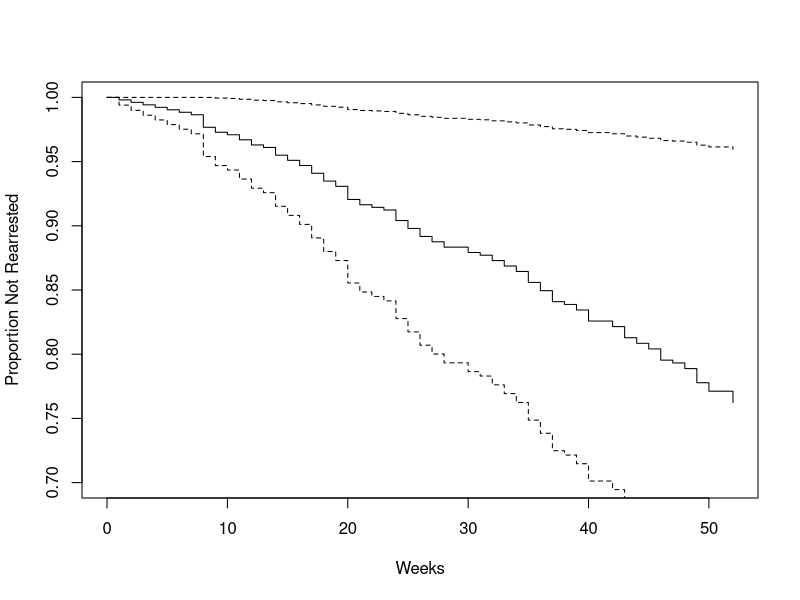
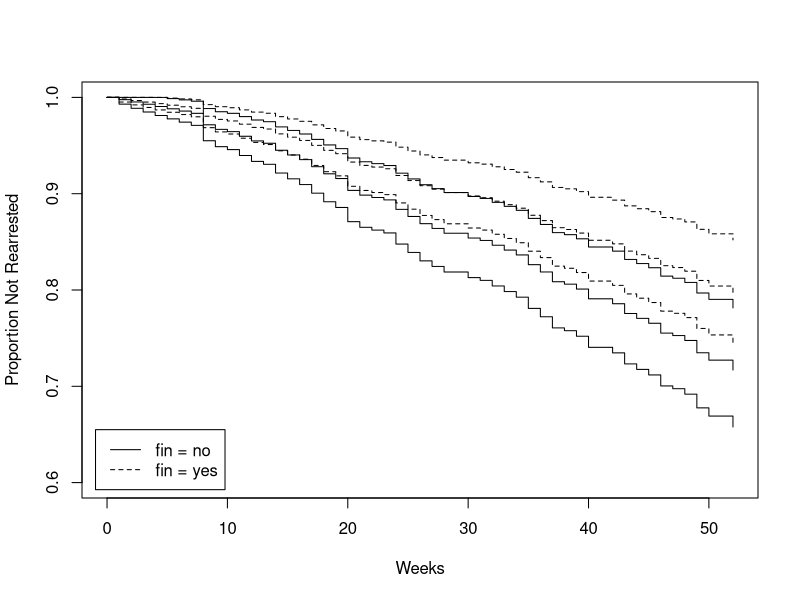
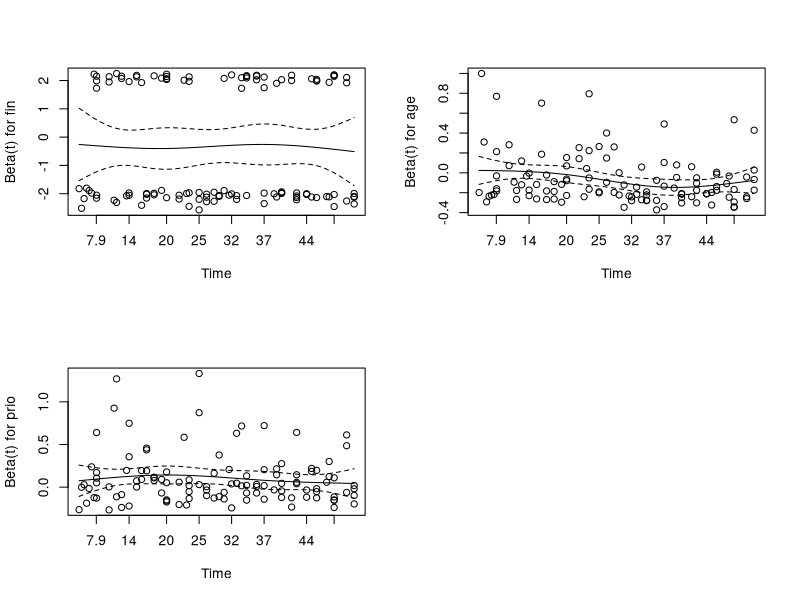
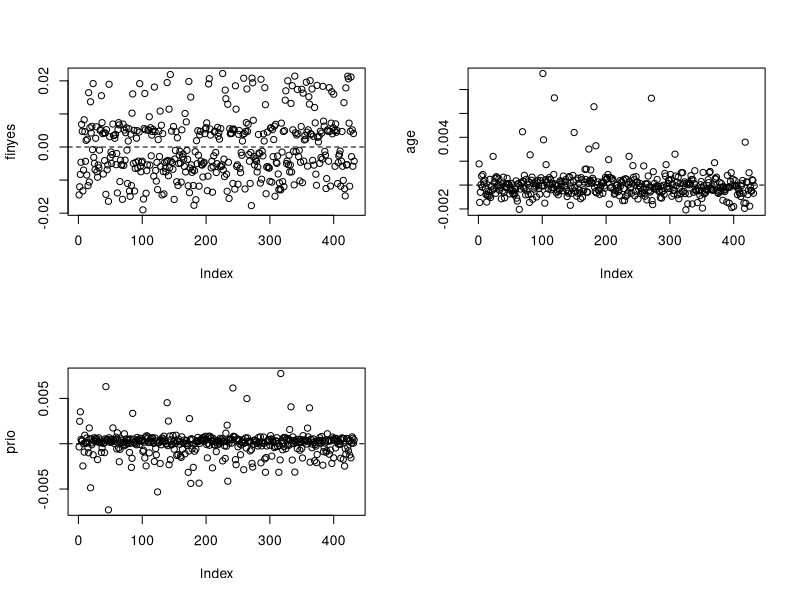
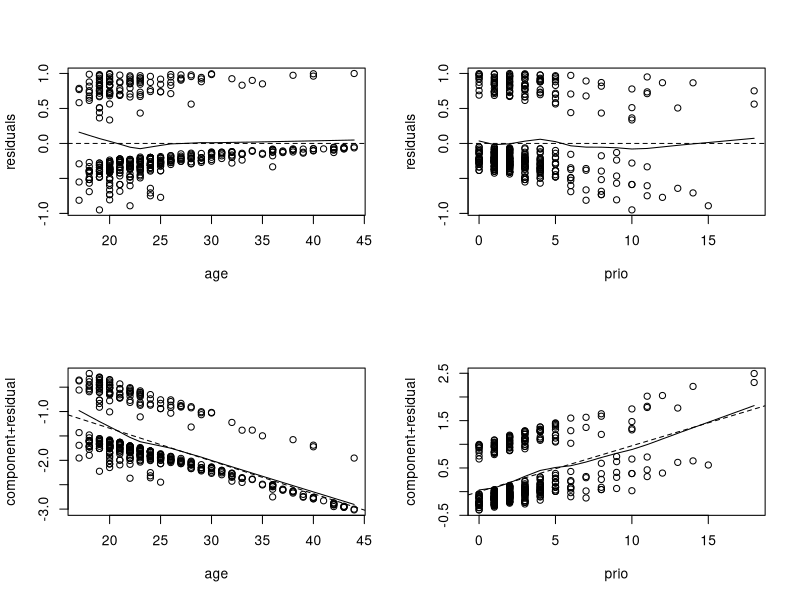

Write R code to recreate these figures, in order.
##-----------------------------------------------------##
##  An R Companion to Applied Regression, 3rd Edition  ##
##      J. Fox and S. Weisberg, Sage Publications      ##
##        Script for  Appendix on Cox Regression       ##
##-----------------------------------------------------##

unfold <- function (data, time, event, cov, cov.names = paste("covariate",
     ".", 1:ncovs, sep = ""), suffix = ".time", cov.times = 0:ncov,
    common.times = TRUE, lag = 0, ...) {
  vlag <- function(x, lag) c(rep(NA, lag), x[1:(length(x) -
                                                  lag)])
  xlag <- function(x, lag) apply(as.matrix(x), 2, vlag, lag = lag)
  all.cov <- unlist(cov)
  if (!is.numeric(all.cov))
    all.cov <- which(is.element(names(data), all.cov))
  if (!is.list(cov))
    cov <- list(cov)
  ncovs <- length(cov)
  nrow <- nrow(data)
  ncol <- ncol(data)
  ncov <- length(cov[[1]])
  nobs <- nrow * ncov
  if (length(unique(c(sapply(cov, length), length(cov.times) -
                      1))) > 1)
    stop(paste("all elements of cov must be of the same length and \n",
               "cov.times must have one more entry than each element of cov."))
  var.names <- names(data)
  subjects <- rownames(data)
  omit.cols <- if (!common.times)
    c(all.cov, cov.times)
  else all.cov
  keep.cols <- (1:ncol)[-omit.cols]
  factors <- names(data)[keep.cols][sapply(data[keep.cols],
                                           is.factor)]
  levels <- lapply(data[factors], levels)
  first.covs <- sapply(cov, function(x) x[1])
  factors.covs <- which(sapply(data[first.covs], is.factor))
  levels.covs <- lapply(data[names(factors.covs)], levels)
  nkeep <- length(keep.cols)
  if (is.numeric(event))
    event <- var.names[event]
  events <- sort(unique(data[[event]]))
  if (length(events) > 2 || (!is.numeric(events) && !is.logical(events)))
    stop("event indicator must have values {0, 1}, {1, 2} or {FALSE, TRUE}")
  if (!(all(events == 0:1) || all(events == c(FALSE, TRUE)))) {
    if (all(events = 1:2))
      data[[event]] <- data[[event]] - 1
    else stop("event indicator must have values {0, 1}, {1, 2} or {FALSE, TRUE}")
  }
  times <- if (common.times)
    matrix(cov.times, nrow, ncov + 1, byrow = TRUE)
  else as.matrix(data[, cov.times])
  new.data <- matrix(Inf, nobs, 3 + ncovs + nkeep)
  rownames <- rep("", nobs)
  colnames(new.data) <- c("start", "stop", paste(event, suffix,
    sep = ""), var.names[-omit.cols], cov.names)
  end.row <- 0
  data <- as.matrix(as.data.frame(lapply(data, as.numeric)))
  for (i in 1:nrow) {
    start.row <- end.row + 1
    end.row <- end.row + ncov
    start <- times[i, 1:ncov]
    stop <- times[i, 2:(ncov + 1)]
    event.time <- ifelse(stop == data[i, time] & data[i,
                                                      event] == 1, 1, 0)
    keep <- matrix(data[i, -omit.cols], ncov, nkeep, byrow = TRUE)
    select <- apply(matrix(!is.na(data[i, all.cov]), ncol = ncovs),
                    1, all)
    rows <- start.row:end.row
    cov.mat <- xlag(matrix(data[i, all.cov], nrow = length(rows)),
                    lag)
    new.data[rows[select], ] <- cbind(start, stop, event.time,
                                      keep, cov.mat)[select, ]
    rownames[rows] <- paste(subjects[i], ".", seq(along = rows),
                            sep = "")
  }
  row.names(new.data) <- rownames
  new.data <- as.data.frame(new.data[new.data[, 1] != Inf &
    apply(as.matrix(!is.na(new.data[, cov.names])), 1, all), ])
  for (fac in factors) {
    new.data[[fac]] <- factor(levels[[fac]][new.data[[fac]]])
  }
  fcv <- 0
  for (cv in factors.covs) {
    fcv <- fcv + 1
    new.data[[cov.names[cv]]] <- factor(levels.covs[[fcv]][new.data[[cov.names[cv]]]])
  }
  new.data
}

library("survival")
args(coxph)

library("carData")
Rossi[1:5, 1:10]

mod.allison <- coxph(Surv(week, arrest) ~
    fin + age + race + wexp + mar + paro + prio,
    data=Rossi)
mod.allison

summary(mod.allison)

library("car")
Anova(mod.allison)

plot(survfit(mod.allison), ylim=c(0.7, 1), xlab="Weeks",
    ylab="Proportion Not Rearrested")

Rossi.fin <- with(Rossi, data.frame(fin=c(0, 1),
    age=rep(mean(age), 2), race=rep(mean(race == "other"), 2),
     wexp=rep(mean(wexp == "yes"), 2), mar=rep(mean(mar == "not married"), 2),
     paro=rep(mean(paro == "yes"), 2), prio=rep(mean(prio), 2)))
plot(survfit(mod.allison, newdata=Rossi.fin), conf.int=TRUE,
    lty=c(1, 2), ylim=c(0.6, 1), xlab="Weeks",
    ylab="Proportion Not Rearrested")
legend("bottomleft", legend=c("fin = no", "fin = yes"), lty=c(1 ,2), inset=0.02)

Rossi[1, ]

Rossi.2 <- unfold(Rossi, time="week",
    event="arrest", cov=11:62, cov.names="employed")

mod.allison.2 <- coxph(Surv(start, stop, arrest.time) ~
    fin + age + race + wexp + mar + paro + prio + employed,
    data=Rossi.2)
summary(mod.allison.2)

Rossi.3 <- unfold(Rossi, "week", "arrest", 11:62, "employed", lag=1)
mod.allison.3 <- coxph(Surv(start, stop, arrest.time) ~
    fin + age + race + wexp + mar + paro + prio + employed,
    data=Rossi.3)
summary(mod.allison.3)

mod.allison.4 <- coxph(Surv(week, arrest) ~ fin + age + prio,
    data=Rossi)
mod.allison.4

cox.zph(mod.allison.4)

par(mfrow=c(2, 2))
plot(cox.zph(mod.allison.4))

mod.allison.5 <- coxph(Surv(start, stop, arrest.time) ~
    fin + age + age:stop + prio,
    data=Rossi.2)
mod.allison.5

Rossi$age.cat <- recode(Rossi$age, " lo:19=1; 20:25=2; 26:30=3; 31:hi=4 ")
xtabs(~ age.cat, data=Rossi)

mod.allison.6 <- coxph(Surv(week, arrest) ~
    fin + prio + strata(age.cat), data=Rossi)
mod.allison.6
cox.zph(mod.allison.6)

dfbeta <- residuals(mod.allison.4, type="dfbeta")
par(mfrow=c(2, 2))
for (j in 1:3) {
    plot(dfbeta[, j], ylab=names(coef(mod.allison.4))[j])
    abline(h=0, lty=2)
    }

par(mfrow=c(2, 2))
res <- residuals(mod.allison.4, type="martingale")
X <- as.matrix(Rossi[, c("age", "prio")]) # matrix of covariates
par(mfrow=c(2, 2))
for (j in 1:2) {  # residual plots
    plot(X[, j], res, xlab=c("age", "prio")[j], ylab="residuals")
    abline(h=0, lty=2)
    lines(lowess(X[, j], res, iter=0))
    }

b <- coef(mod.allison.4)[c(2,3)]  # regression coefficients
for (j in 1:2) {  # component-plus-residual plots
    plot(X[, j], b[j]*X[, j] + res, xlab=c("age", "prio")[j],
        ylab="component+residual")
    abline(lm(b[j]*X[, j] + res ~ X[, j]), lty=2)
    lines(lowess(X[, j], b[j]*X[, j] + res, iter=0))
    }
